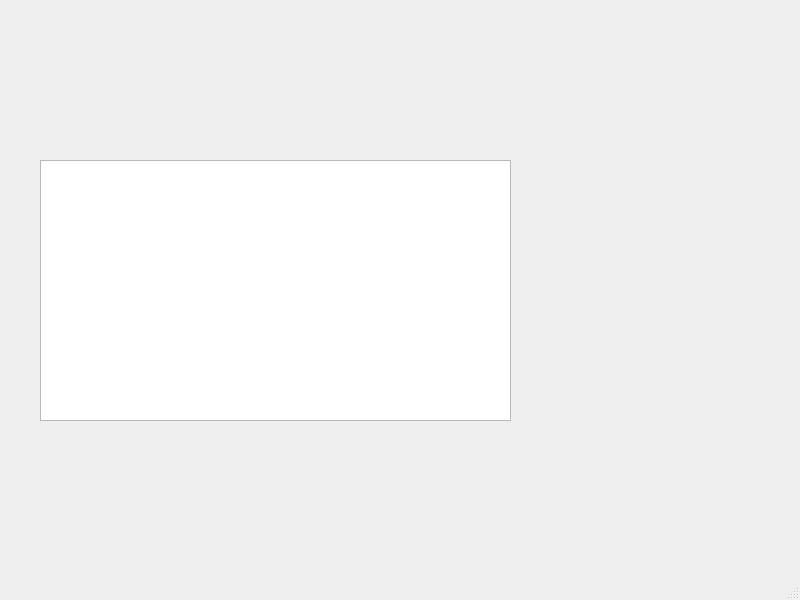
<?xml version="1.0" encoding="UTF-8"?>
<ui version="4.0">
 <class>MainWindow</class>
 <widget class="QMainWindow" name="MainWindow">
  <property name="geometry">
   <rect>
    <x>0</x>
    <y>0</y>
    <width>800</width>
    <height>600</height>
   </rect>
  </property>
  <property name="windowTitle">
   <string>MainWindow</string>
  </property>
  <widget class="QWidget" name="centralwidget">
   <widget class="QTableWidget" name="tableWidget">
    <property name="geometry">
     <rect>
      <x>40</x>
      <y>160</y>
      <width>471</width>
      <height>261</height>
     </rect>
    </property>
   </widget>
  </widget>
  <widget class="QMenuBar" name="menubar">
   <property name="geometry">
    <rect>
     <x>0</x>
     <y>0</y>
     <width>800</width>
     <height>21</height>
    </rect>
   </property>
  </widget>
  <widget class="QStatusBar" name="statusbar"/>
 </widget>
 <resources/>
 <connections/>
</ui>
